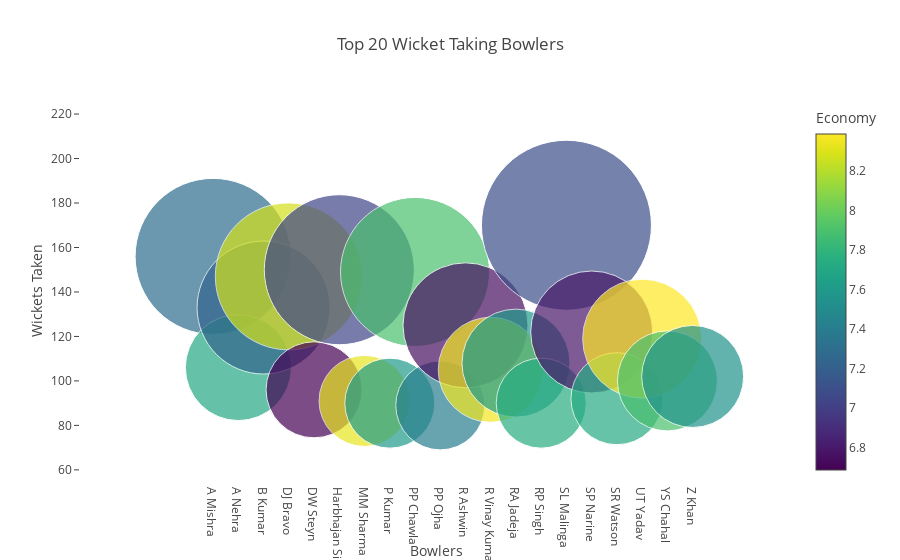

Notebook code for this chart:
### Code cell
trace = go.Scatter(
    y = bowlers['wickets'],
    x = bowlers['bowler'],
    mode='markers',
    marker=dict(
        size= bowlers['wickets'].values,
        color = bowlers['economy'].values,
        colorscale='Viridis',
        showscale=True,
        colorbar = dict(title = 'Economy'),
    ),
    text = bowlers['overs'].values
)
data = [(trace)]

layout= go.Layout(
    autosize= True,
    title= 'Top 20 Wicket Taking Bowlers',
    hovermode= 'closest',
    xaxis=dict(
        showgrid=False,
        zeroline=False,
        showline=False,
        title='Bowlers'
    ),
    yaxis=dict(
        title= 'Wickets Taken',
        ticklen= 5,
        gridwidth= 2,
        showgrid=False,
        zeroline=False,
        showline=False
    ),
    showlegend= False
)
fig = go.Figure(data=data, layout=layout)
py.iplot(fig,filename='scatterChol')

### Figure 1 — Plotly figure (JSON) as saved in the notebook; plotly's stock layout.template omitted (floating-point values rounded to 4 significant figures)
{"data": [{"marker": {"color": [7.292, 7.711, 7.237, 8.277, 6.687, 7.043, 8.329, 7.613, 7.895, 7.404, 6.755, 8.36, 7.615, 7.747, 7.093, 6.788, 7.728, 8.387, 7.895, 7.546], "colorbar": {"title": "Economy"}, "colorscale": "Viridis", "showscale": true, "size": [156, 106, 133, 147, 96, 150, 91, 90, 149, 89, 125, 105, 108, 90, 170, 122, 92, 119, 100, 102]}, "mode": "markers", "text": [528, 329, 451, 451, 367, 575, 295, 439, 526, 324, 502, 364, 423, 312, 495, 433, 356, 434, 306, 379], "type": "scatter", "x": ["A Mishra", "A Nehra", "B Kumar", "DJ Bravo", "DW Steyn", "Harbhajan Singh", "MM Sharma", "P Kumar", "PP Chawla", "PP Ojha", "R Ashwin", "R Vinay Kumar", "RA Jadeja", "RP Singh", "SL Malinga", "SP Narine", "SR Watson", "UT Yadav", "YS Chahal", "Z Khan"], "y": [156, 106, 133, 147, 96, 150, 91, 90, 149, 89, 125, 105, 108, 90, 170, 122, 92, 119, 100, 102]}], "layout": {"autosize": true, "hovermode": "closest", "showlegend": false, "title": "Top 20 Wicket Taking Bowlers", "xaxis": {"showgrid": false, "showline": false, "title": "Bowlers", "zeroline": false}, "yaxis": {"gridwidth": 2, "showgrid": false, "showline": false, "ticklen": 5, "title": "Wickets Taken", "zeroline": false}}}
